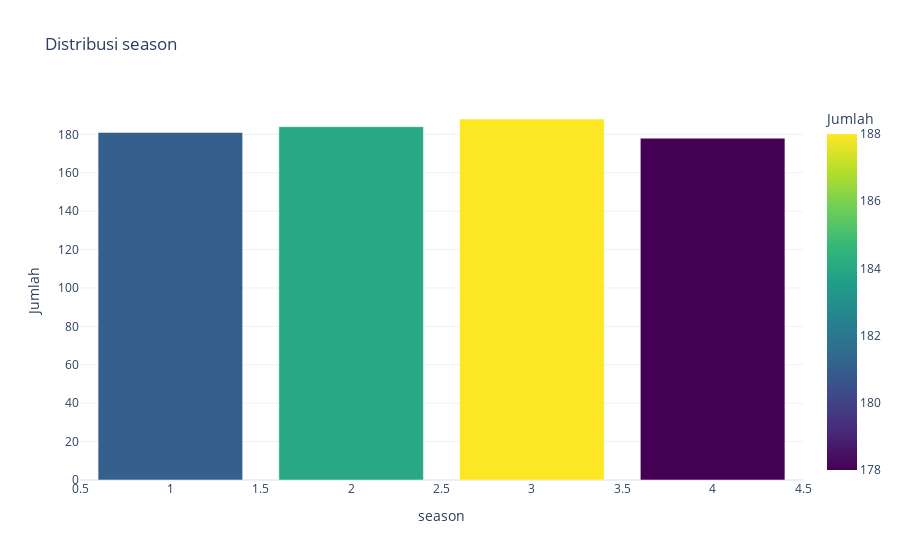
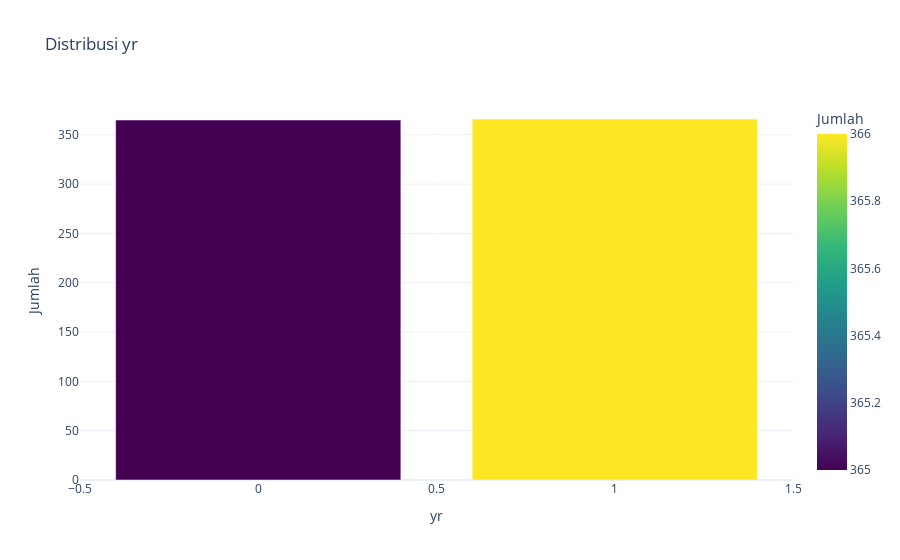
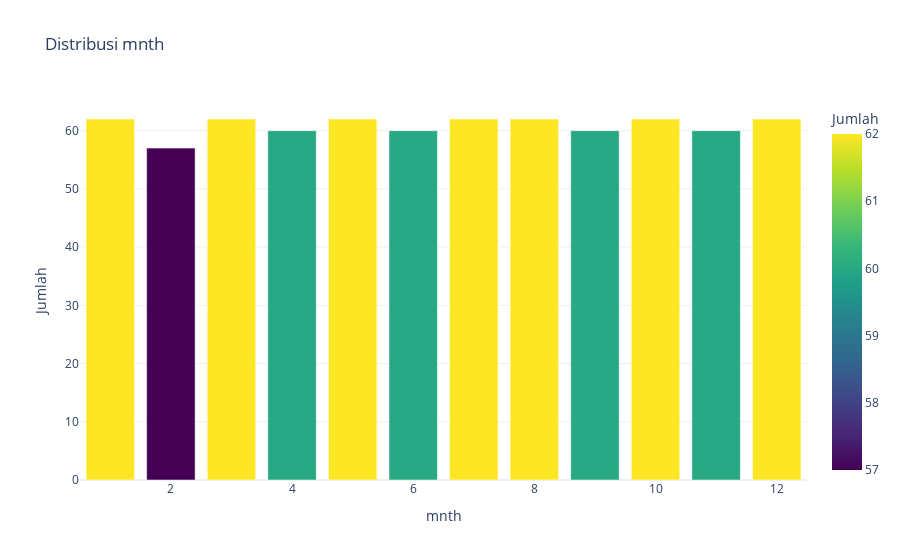

Notebook code for these charts, in order:
### Markdown cell above
##### > **Distribusi Variabel Kategorikal**

### Code cell
import plotly.express as px

# Daftar kolom kategori
categorical_cols = ['season', 'yr', 'mnth', 'holiday', 'weekday', 'workingday', 'weathersit']

# Membuat bar plot untuk setiap kolom kategori
for col in categorical_cols:
    count_data = df_day[col].value_counts().reset_index()
    count_data.columns = [col, 'count']  # Memberi nama kolom yang sesuai
    
    # Membuat bar plot dengan peningkatan kualitas visual
    fig = px.bar(count_data, x=col, y='count', 
                 title=f'Distribusi {col}',
                 labels={col: col, 'count': 'Jumlah'},
                 color='count',  # Warna berdasarkan jumlah
                 color_continuous_scale='Viridis',
                 template='plotly_white') 

    fig.update_xaxes(title_text=col)
    fig.update_yaxes(title_text='Jumlah')

    fig.update_traces(hovertemplate=f'{col}: %{{x}}<br>Jumlah: %{{y}}')

    fig.show()

### Figure 1 — Plotly figure (JSON) as saved in the notebook; plotly's stock layout.template omitted (floating-point values rounded to 4 significant figures)
{"data": [{"alignmentgroup": "True", "hovertemplate": "season: %{x}<br>Jumlah: %{y}", "legendgroup": "", "marker": {"color": [188, 184, 181, 178], "coloraxis": "coloraxis", "pattern": {"shape": ""}}, "name": "", "offsetgroup": "", "orientation": "v", "showlegend": false, "textposition": "auto", "type": "bar", "x": [3, 2, 1, 4], "xaxis": "x", "y": [188, 184, 181, 178], "yaxis": "y"}], "layout": {"barmode": "relative", "coloraxis": {"colorbar": {"title": {"text": "Jumlah"}}, "colorscale": [[0, "#440154"], [0.1111, "#482878"], [0.2222, "#3e4989"], [0.3333, "#31688e"], [0.4444, "#26828e"], [0.5556, "#1f9e89"], [0.6667, "#35b779"], [0.7778, "#6ece58"], [0.8889, "#b5de2b"], [1, "#fde725"]]}, "legend": {"tracegroupgap": 0}, "title": {"text": "Distribusi season"}, "xaxis": {"anchor": "y", "domain": [0, 1], "title": {"text": "season"}}, "yaxis": {"anchor": "x", "domain": [0, 1], "title": {"text": "Jumlah"}}}}

### Figure 2 — Plotly figure (JSON) as saved in the notebook; plotly's stock layout.template omitted (floating-point values rounded to 4 significant figures)
{"data": [{"alignmentgroup": "True", "hovertemplate": "yr: %{x}<br>Jumlah: %{y}", "legendgroup": "", "marker": {"color": [366, 365], "coloraxis": "coloraxis", "pattern": {"shape": ""}}, "name": "", "offsetgroup": "", "orientation": "v", "showlegend": false, "textposition": "auto", "type": "bar", "x": [1, 0], "xaxis": "x", "y": [366, 365], "yaxis": "y"}], "layout": {"barmode": "relative", "coloraxis": {"colorbar": {"title": {"text": "Jumlah"}}, "colorscale": [[0, "#440154"], [0.1111, "#482878"], [0.2222, "#3e4989"], [0.3333, "#31688e"], [0.4444, "#26828e"], [0.5556, "#1f9e89"], [0.6667, "#35b779"], [0.7778, "#6ece58"], [0.8889, "#b5de2b"], [1, "#fde725"]]}, "legend": {"tracegroupgap": 0}, "title": {"text": "Distribusi yr"}, "xaxis": {"anchor": "y", "domain": [0, 1], "title": {"text": "yr"}}, "yaxis": {"anchor": "x", "domain": [0, 1], "title": {"text": "Jumlah"}}}}

### Figure 3 — Plotly figure (JSON) as saved in the notebook; plotly's stock layout.template omitted (floating-point values rounded to 4 significant figures)
{"data": [{"alignmentgroup": "True", "hovertemplate": "mnth: %{x}<br>Jumlah: %{y}", "legendgroup": "", "marker": {"color": [62, 62, 62, 62, 62, 62, 62, 60, 60, 60, 60, 57], "coloraxis": "coloraxis", "pattern": {"shape": ""}}, "name": "", "offsetgroup": "", "orientation": "v", "showlegend": false, "textposition": "auto", "type": "bar", "x": [1, 3, 5, 7, 8, 10, 12, 4, 6, 9, 11, 2], "xaxis": "x", "y": [62, 62, 62, 62, 62, 62, 62, 60, 60, 60, 60, 57], "yaxis": "y"}], "layout": {"barmode": "relative", "coloraxis": {"colorbar": {"title": {"text": "Jumlah"}}, "colorscale": [[0, "#440154"], [0.1111, "#482878"], [0.2222, "#3e4989"], [0.3333, "#31688e"], [0.4444, "#26828e"], [0.5556, "#1f9e89"], [0.6667, "#35b779"], [0.7778, "#6ece58"], [0.8889, "#b5de2b"], [1, "#fde725"]]}, "legend": {"tracegroupgap": 0}, "title": {"text": "Distribusi mnth"}, "xaxis": {"anchor": "y", "domain": [0, 1], "title": {"text": "mnth"}}, "yaxis": {"anchor": "x", "domain": [0, 1], "title": {"text": "Jumlah"}}}}
